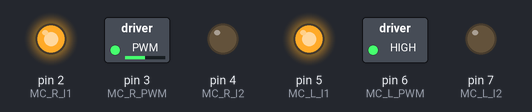
The sketch below on a simulated Arduino Uno, built with avr-gcc and run on an emulated ATmega328P. Shown: switched loads named in the sketch (green lamp = pin HIGH), output pins drawn as LEDs (lit = HIGH).

Above: at 0.05 s.
At 1.95 s:
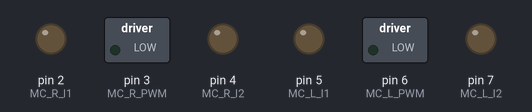
Timing chart, 0 to 4.6 s (numbered marks = the images above):
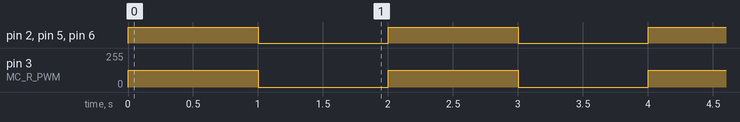

The sketch:

Robot_Drive_Simple.ino
```cpp
#define MC_L_PWM                6
#define MC_R_PWM                3

#define MC_L_I1                 5
#define MC_L_I2                 7
#define MC_R_I1                 2
#define MC_R_I2                 4

void setMotorSpeed(int L, int R);

void setup() {
    pinMode(MC_L_PWM, OUTPUT);
    pinMode(MC_L_I1, OUTPUT);
    pinMode(MC_L_I2, OUTPUT);

    pinMode(MC_R_PWM, OUTPUT);
    pinMode(MC_R_I1, OUTPUT);
    pinMode(MC_R_I2, OUTPUT);
}

void loop() {
    setMotorSpeed(100, 50);
    delay(1000);
    setMotorSpeed(0, 0);
    delay(1000);
}

void setMotorSpeed(int L, int R) {
    L = L * 255 / 100;
    R = R * 255 / 100;

    if (L > 0) {
        digitalWrite(MC_L_I1, HIGH);
        digitalWrite(MC_L_I2, LOW);
    }
    else if (L < 0) {
        digitalWrite(MC_L_I1, LOW);
        digitalWrite(MC_L_I2, HIGH);
    } else {
        digitalWrite(MC_L_I1, LOW);
        digitalWrite(MC_L_I2, LOW);
    }

    analogWrite(MC_L_PWM, L);

    if (R > 0) {
        digitalWrite(MC_R_I1, HIGH);
        digitalWrite(MC_R_I2, LOW);
    }
    else if (R < 0) {
        digitalWrite(MC_R_I1, LOW);
        digitalWrite(MC_R_I2, HIGH);
    } else {
        digitalWrite(MC_R_I1, LOW);
        digitalWrite(MC_R_I2, LOW);
    }

    analogWrite(MC_R_PWM, R);
}
```

Measured:
- by itself, pin 2 (MC_R_I1), pin 5 (MC_L_I1), pin 6 (MC_L_PWM): alternates HIGH for 1.0 s and LOW for 1.0 s
- by itself, pin 3 (MC_R_PWM): alternates 127/255 for 1.0 s and 0/255 for 1.0 s
